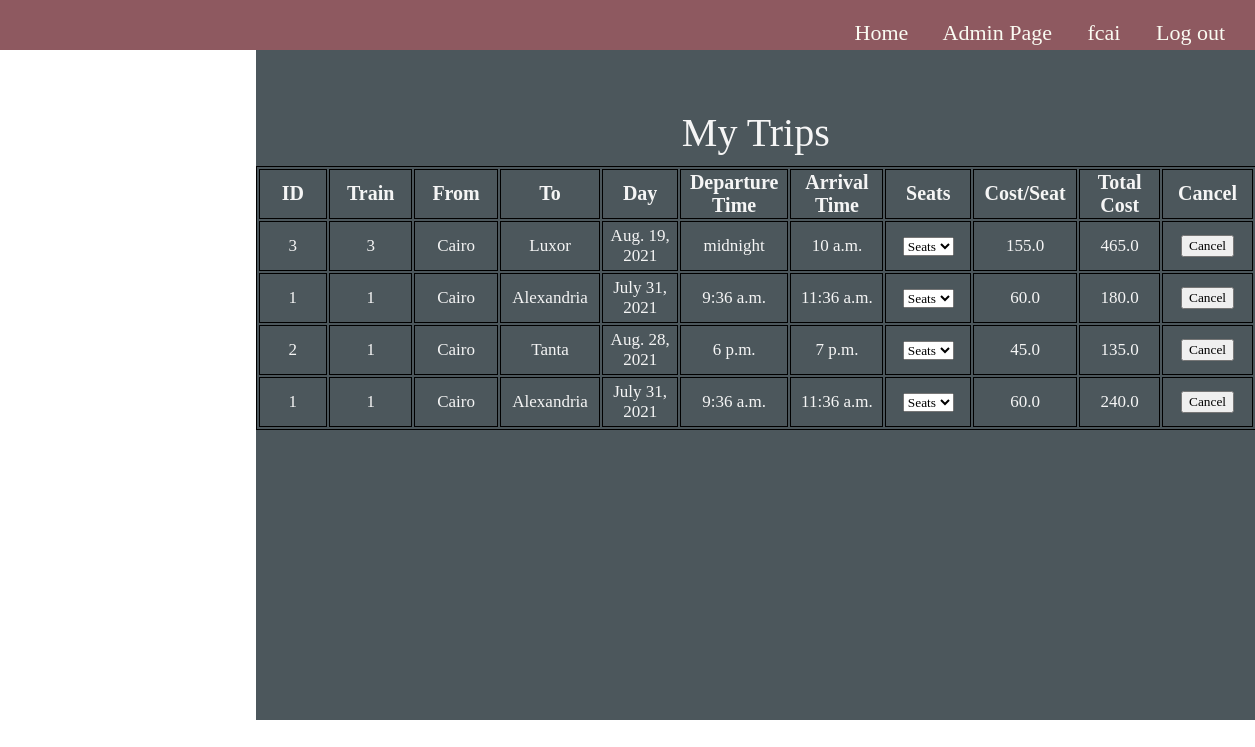
The app's page /My-Trips/2/ (signed in) with its own data.
### blog/models.py (models this page shows, shortened)
class Book(models.Model):
    trip = models.ForeignKey(
        Trip, on_delete=models.CASCADE, related_name="BookTrips", null=False)
    user = models.ForeignKey(
        User, on_delete=models.CASCADE, related_name="BookUser", null=False)
    seatTrain = models.ManyToManyField(Seat, null=True)
    seats = models.IntegerField(default=0)

class Trip(models.Model):
    train = models.ForeignKey(
        Train, on_delete=models.CASCADE, related_name="TripTrain")
    source = models.ForeignKey(
        Station, on_delete=models.CASCADE, related_name="TripSource", null=False)
    destination = models.ForeignKey(
        Station, on_delete=models.CASCADE, related_name="TripDest", null=False)
    day = models.DateField(null=False)
    start_Time = models.TimeField(null=False)
    end_Time = models.TimeField(null=False)
    price = models.FloatField(null=False, default=0)
    Remaining_seats = models.IntegerField(default=0, editable=False)
    seats = models.IntegerField(default=0, editable=False)

class Train(models.Model):
    Number_of_seats = models.IntegerField(default=0)
    source = models.ForeignKey(
        Station, on_delete=models.CASCADE, related_name="TrainSource", null=False)
    destination = models.ForeignKey(
        Station, on_delete=models.CASCADE, related_name="TrainDest", null=False)

class Station(models.Model):
    id = models.IntegerField(default=-1, primary_key=True)
    stationName = models.CharField(max_length=15)

### blog/views.py (the view)
# urls.py: path('My-Trips/<id>/', views.myTrips, name='myTrips'),
def myTrips(request, id):
    book = Book.objects.filter(user=id)
    return render(request, "sitePages/myTrips.html", {'books': book})

### blog/tags/tags.py (called while the page is built)
@register.simple_tag
def bookSeat(book):
    seats = book.seatTrain.all()
    return seats

@register.simple_tag
def bookPrice(book):
    count = book.seatTrain.count()
    price = count * book.trip.price
    return price

### templates/sitePages/myTrips.html (shortened to what this page needs)
{% extends "base.html" %}
{% load static %}
{% load tags %}
{% block head %}
<link rel="stylesheet" href="{% static 'css/myTrips.css' %}">
{% endblock%}
{% block content %}
<div class="trips" style="overflow: auto;">
    <p>My Trips</p>
    <table id="tripsTable">
        <tr>
            <th>ID</th>
            <th>Train</th>
            <th>From</th>
            <th>To</th>
            <th>Day</th>
            <th>Departure Time</th>
            <th>Arrival Time</th>
            <th>Seats</th>
            <th>Cost/Seat</th>
            <th>Total Cost</th>
            <th>Cancel</th>
        </tr>
        {% for book in books %}
        <tr id="{{book.id}}">
            <td>{{book.trip.id}}</td>
            <td>{{book.trip.train.id}}</td>
            <td>{{book.trip.source.stationName}}</td>
            <td>{{book.trip.destination.stationName}}</td>
            <td>{{book.trip.day}}</td>
            <td>{{book.trip.start_Time}}</td>
            <td>{{book.trip.end_Time}}</td>
            <td>
                <select>
                    <option selected hidden>Seats</option>
                    {% bookSeat book as seats %}
                </select>
            </td>
            <td>{{book.trip.price}}</td>
            {% bookPrice book as pr %}
            <td>{{pr}}</td>
            <td><button class="cancel" data-id='{{book.id}}' data-user="{{user.id}}">Cancel</button></td>
        </tr>
        {% empty %}
        <tr id="notrip">
            <td colspan="10">No Books</td>
        </tr>
        {% endfor %}
    </table>
</div>
{% endblock content %}

### templates/base.html (shortened to what this page needs)
<!DOCTYPE html>
<html lang="en">
<head>
    {% load static %}
    <link rel="stylesheet" href="{% static 'css/basePage.css' %}">
    {% block head%} {% endblock head %}
</head>
<body style="background: url('/static/imgs/background.png'); background-size: cover; background-repeat:no-repeat; overflow:hidden;">
    <nav class="navBar">
        <a href="{% url 'blog:home' %}">Home</a>
        {% if user.is_authenticated %}
            {% if user.is_superuser %}
                <a href="{% url 'admin:index' %}">Admin Page</a>
            {% else %}
                <a href="{% url 'blog:myTrips' user.id %}">My Trips</a>
            {% endif %}
            <a id = "us" href="{% url 'blog:profile' user.username %}">{{ user.username }}</a>
            <a href="{% url 'blog:logOut' %}">Log out</a>
        {% else %}
            <a id="signIn" href="{% url 'blog:signIn' %}">Sign In</a>
            <span id="sp1">/</span>
            <a href="{% url 'blog:signUp' %}">Sign Up</a>
        {% endif %}
    </nav>
    {% block content %} {% endblock %}
</body>
</html>

### static/css/basePage.css (style rules this page uses)
* { box-sizing: border-box; font-family: "Wire+One", serif; }
nav { display: inline; height: 50px; top: -5px; margin-top: 5px; padding-top: 20px; text-align: right; width: 100%; font-size: 22px; background: rgba(87, 8, 18, 0.671); position: fixed; margin-left: -8px; right: 0; }
nav a { margin-right: 30px; padding: 0px; color: rgb(250, 251, 242); text-decoration: none; }

### static/css/myTrips.css (style rules this page uses)
* { box-sizing: border-box; }
.trips p { font-family: 'Times New Roman', Times, serif; font-size: 40px; color: whitesmoke; text-align: center; padding-top: 0.5px; }
.trips { margin-top: 4%; margin-left: 20%; background: rgba(1, 17, 24, 0.7); width: 1000px; height: 670px; overflow: scroll; }
table, th, td { margin-top: -3%; border: 1px solid black; table-layout: fixed; text-align: center; }
th { width: 133.3px; height: 40px; font-size: 20px; color: whitesmoke; font-weight: bold; }
td { width: 114.28px; height: 50px; font-size: 17px; color: whitesmoke; }

### records on screen
Book: trip.id "3", trip.train.id "3", trip.source.stationName "Cairo", trip.destination.stationName "Luxor", trip.day "Aug. 19, 2021", trip.start_Time "midnight", trip.end_Time "10 a.m.", trip.price "155.0", pr "465.0"
Book: trip.id "1", trip.train.id "1", trip.source.stationName "Cairo", trip.destination.stationName "Alexandria", trip.day "July 31, 2021", trip.start_Time "9:36 a.m.", trip.end_Time "11:36 a.m.", trip.price "60.0", pr "180.0"
Book: trip.id "2", trip.train.id "1", trip.source.stationName "Cairo", trip.destination.stationName "Tanta", trip.day "Aug. 28, 2021", trip.start_Time "6 p.m.", trip.end_Time "7 p.m.", trip.price "45.0", pr "135.0"
Book: trip.id "1", trip.train.id "1", trip.source.stationName "Cairo", trip.destination.stationName "Alexandria", trip.day "July 31, 2021", trip.start_Time "9:36 a.m.", trip.end_Time "11:36 a.m.", trip.price "60.0", pr "240.0"

### other values on screen
{{ user.username }} "fcai"
